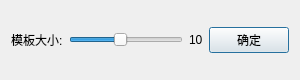
<?xml version="1.0" encoding="UTF-8"?>
<ui version="4.0">
 <class>DialogFilter</class>
 <widget class="QDialog" name="DialogFilter">
  <property name="geometry">
   <rect>
    <x>0</x>
    <y>0</y>
    <width>300</width>
    <height>80</height>
   </rect>
  </property>
  <property name="windowTitle">
   <string>滤波模板设定</string>
  </property>
  <layout class="QHBoxLayout" name="horizontalLayout">
   <item>
    <widget class="QLabel" name="label">
     <property name="text">
      <string>模板大小:</string>
     </property>
    </widget>
   </item>
   <item>
    <widget class="QSlider" name="val">
     <property name="minimum">
      <number>2</number>
     </property>
     <property name="maximum">
      <number>20</number>
     </property>
     <property name="value">
      <number>10</number>
     </property>
     <property name="orientation">
      <enum>Qt::Horizontal</enum>
     </property>
    </widget>
   </item>
   <item>
    <widget class="QLabel" name="valLabel">
     <property name="text">
      <string>10</string>
     </property>
    </widget>
   </item>
   <item>
    <widget class="QPushButton" name="pushButton">
     <property name="text">
      <string>确定</string>
     </property>
    </widget>
   </item>
  </layout>
 </widget>
 <resources/>
 <connections/>
</ui>
